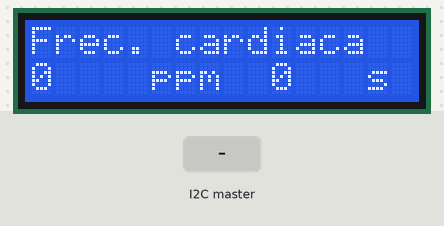
Simulated run of this sketch. Board: Arduino Uno, built with avr-gcc and run on an emulated ATmega328P. Shown: 16×2 character LCD. The inputs (shaded band) are chosen by the test bench.

Above: at 1.2 s.
1.3 s: the I2C master sends the byte 1
At 2.0 s:
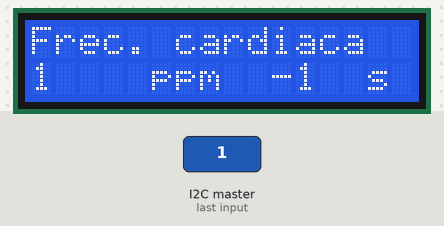
2.8 s: the I2C master sends the byte 0
At 3.3 s:
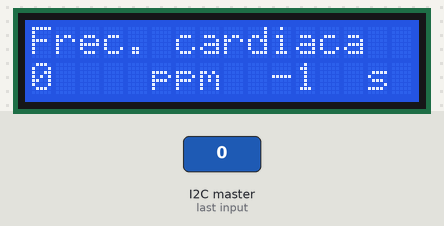
Timing chart, 0 to 5.8 s (numbered marks = the images above; inputs shaded):
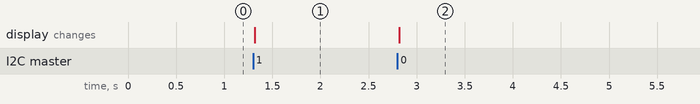

The sketch:

frecuencia_cardiaca_2.ino
```cpp
#include <TimerOne.h>
#include <LiquidCrystal.h>
#include <Wire.h>

int Time=0;
int i = 0;
int fc = 0;

//variables lcd

LiquidCrystal lcd(8,9,10,11,12,13);

//frecuencia cardíaca, contador y temporizador
void setup() {
  lcd.begin(16,2);
  lcd.clear();
  //Start the I2C Bus as Slave on address 9
  Wire.begin(9);
  // Attach a function to trigger when something is received.
  Wire.onReceive(receiveEvent);
}
void receiveEvent(int bytes) {
  fc = Wire.read();
  Time = Wire.read();
  delay(100);
}
void loop() {
  lcd.setCursor(0,0);
  lcd.print("Frec. cardiaca");
  lcd.setCursor(0,1);
  lcd.print(fc);
  lcd.setCursor(4,1);
  lcd.print(" ppm");
  lcd.setCursor(10,1);
  lcd.print(Time);
  lcd.setCursor(13,1);
  lcd.print(" s");
  limpieza();
}

void limpieza(){
  if(Time==61){
    lcd.clear();
  }
}
```

Measured:
- after the input at 1.3 s, the display: changes at once (image 1)
- after the input at 2.8 s, the display: changes at once (image 2)
